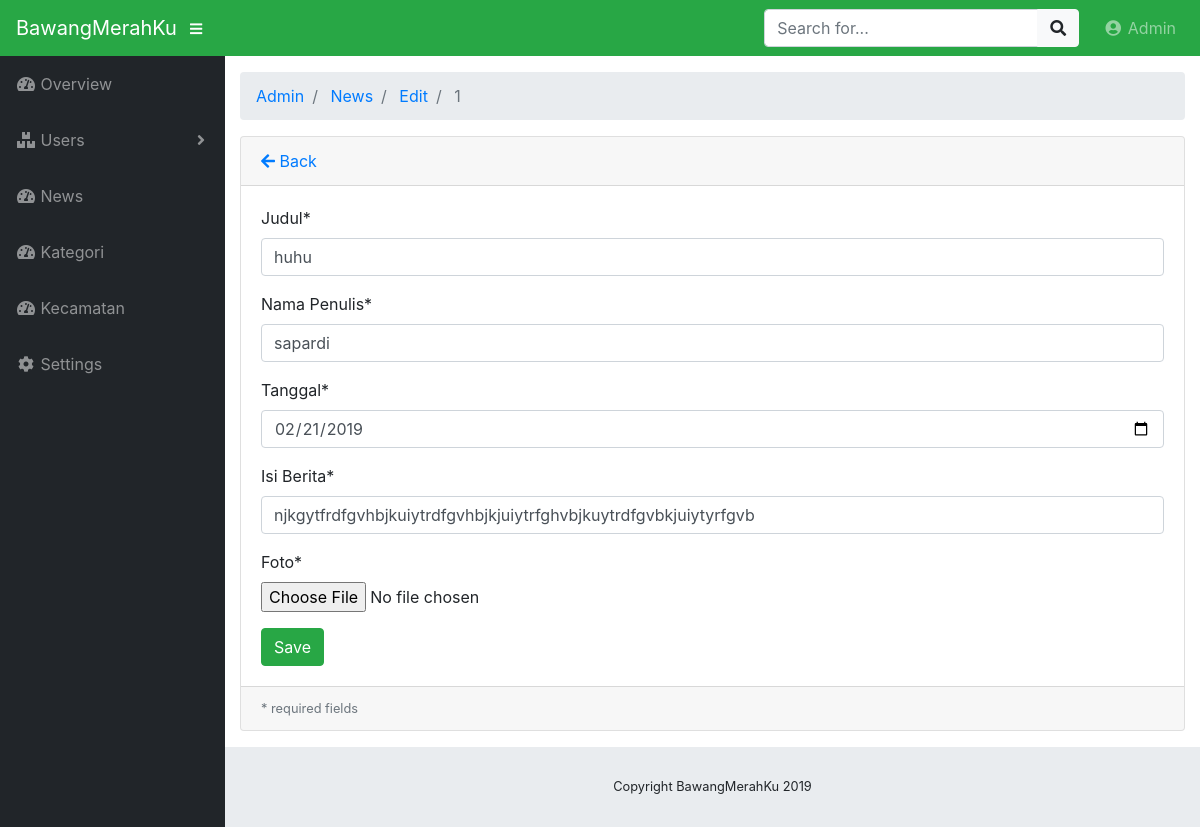
The page /index.php/admin/news/edit/1 on the database its author committed.
### tables this page shows
CREATE TABLE `news` (
  `news_id` int(11) NOT NULL,
  `news_judul` varchar(255) NOT NULL,
  `news_deskripsi` text NOT NULL,
  `news_tgl` date NOT NULL,
  `news_penulis` varchar(100) NOT NULL,
  `news_gambar` varchar(255) NOT NULL
);

### application/controllers/admin/News.php (called while the page is built, shortened)
<?php
class News extends CI_Controller
{
    public function __construct()
    {
        $this->load->model("product_model");
        $this->load->library('form_validation');
    }
    public function edit($id = null)
    {
        $product = $this->product_model;
        $searchid = array(
            'news_id'        => $id
        );
        $data["product"] = $product->getById("news",$searchid);
        $data["news"] = $this->product_model->getAll('news');
        $this->load->view("admin/edit_news", $data);
    }
}

### index.php (called while the page is built, shortened)
<?php
require_once BASEPATH.'core/CodeIgniter.php';

### application/models/Product_model.php (called while the page is built, shortened)
<?php defined('BASEPATH') OR exit('No direct script access allowed');
class Product_model extends CI_Model
{
    public function getById($table, $id)
    {
        return $this->db->get_where($table, $id)->row();
    }
}

### application/views/admin/edit_news.php (the view, shortened to what this page needs)
<!DOCTYPE html>
<html lang="en">
<head>
</head>
<body id="page-top">
	<div id="wrapper">
		<div id="content-wrapper">
			<div class="container-fluid">
				<div class="card mb-3">
					<div class="card-header">
						<a href="<?php echo site_url('admin/news/') ?>"><i class="fas fa-arrow-left"></i>
							Back</a>
					</div>
					<div class="card-body">
						<form action="<?php base_url(" admin/news/edit") ?>" method="post"
							enctype="multipart/form-data" >
							<div class="form-group">
								<label for="name">Judul*</label>
								<input class="form-control <?php echo form_error('judul') ? 'is-invalid':'' ?>"
								 type="text" name="judul" placeholder="Judul Berita" value="<?php echo $product->news_judul ?>"/>
							</div>
							<div class="form-group">
								<label for="name">Nama Penulis*</label>
								<input class="form-control <?php echo form_error('nama') ? 'is-invalid':'' ?>"
								 type="text" name="nama" placeholder="Nama Penulis" value="<?php echo $product->news_penulis ?>"/>
							</div>
							<div class="form-group">
								<label for="name">Tanggal*</label>
								<input class="form-control <?php echo form_error('tanggal') ? 'is-invalid':'' ?>"
								 type="date" name="tanggal" placeholder="Tanggal" value="<?php echo $product->news_tgl ?>"/>
							</div>
                            <div class="form-group">
								<label for="name">Isi Berita*</label>
								<input class="form-control <?php echo form_error('isi') ? 'is-invalid':'' ?>"
								 type="text" name="isi" placeholder="Isi Berita" value="<?php echo $product->news_deskripsi ?>"/>
							</div>
                            <div class="form-group">
								<label for="name">Foto*</label>
								<input class="form-control-file <?php echo form_error('image') ? 'is-invalid':'' ?>"
								 type="file" name="image" value="<?php echo $product->news_gambar ?>"/>
							</div>
							<input class="btn btn-success" type="submit" name="btn" value="Save" />
						</form>
					</div>
					<div class="card-footer small text-muted">
						* required fields
					</div>
				</div>
			</div>
		</div>
</body>
</html>

### css/sb-admin.css (style rules this page uses)
html { position: relative; min-height: 100%; }
body { height: 100%; }
#wrapper { display: -webkit-box; display: -ms-flexbox; display: flex; }
#wrapper #content-wrapper { overflow-x: hidden; width: 100%; padding-top: 1rem; padding-bottom: 80px; }
:root { --input-padding-x: 0.75rem; --input-padding-y: 0.75rem; }

### rows shown on the page
news: judul "huhu", nama "sapardi", tanggal "02/21/2019", isi "njkgytfrdfgvhbjkuiytrdfgvhbjkjuiytrfghvbjkuytrdfgvbkjuiytyrfgvb"

### other values the page prints
SITE_NAME "BawangMerahKu"
$segment "Admin"
$segment "News"
$segment "Edit"
$segment "1"
Date('Y') "2019"
